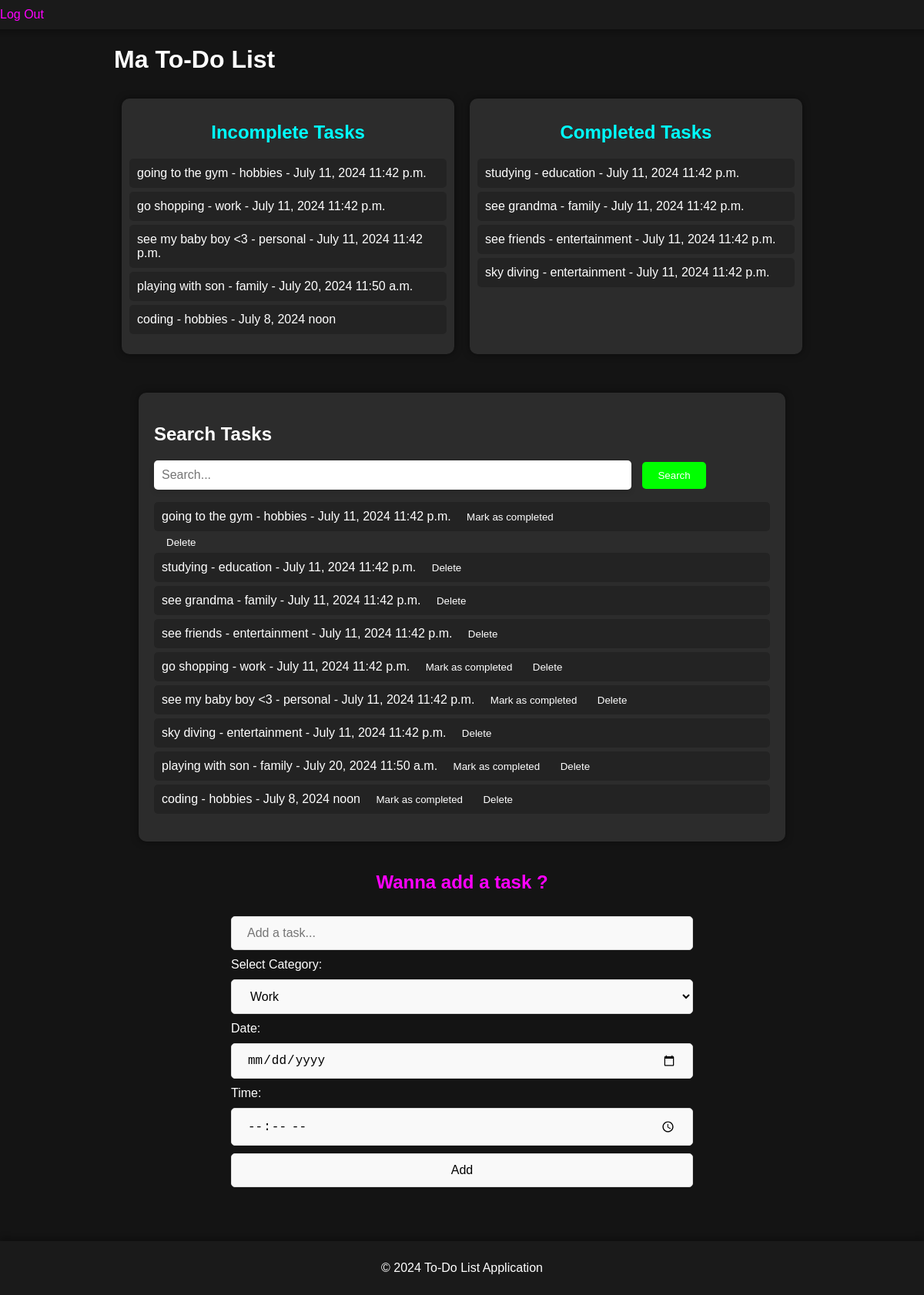
The app's page /main/ (signed in), older data.
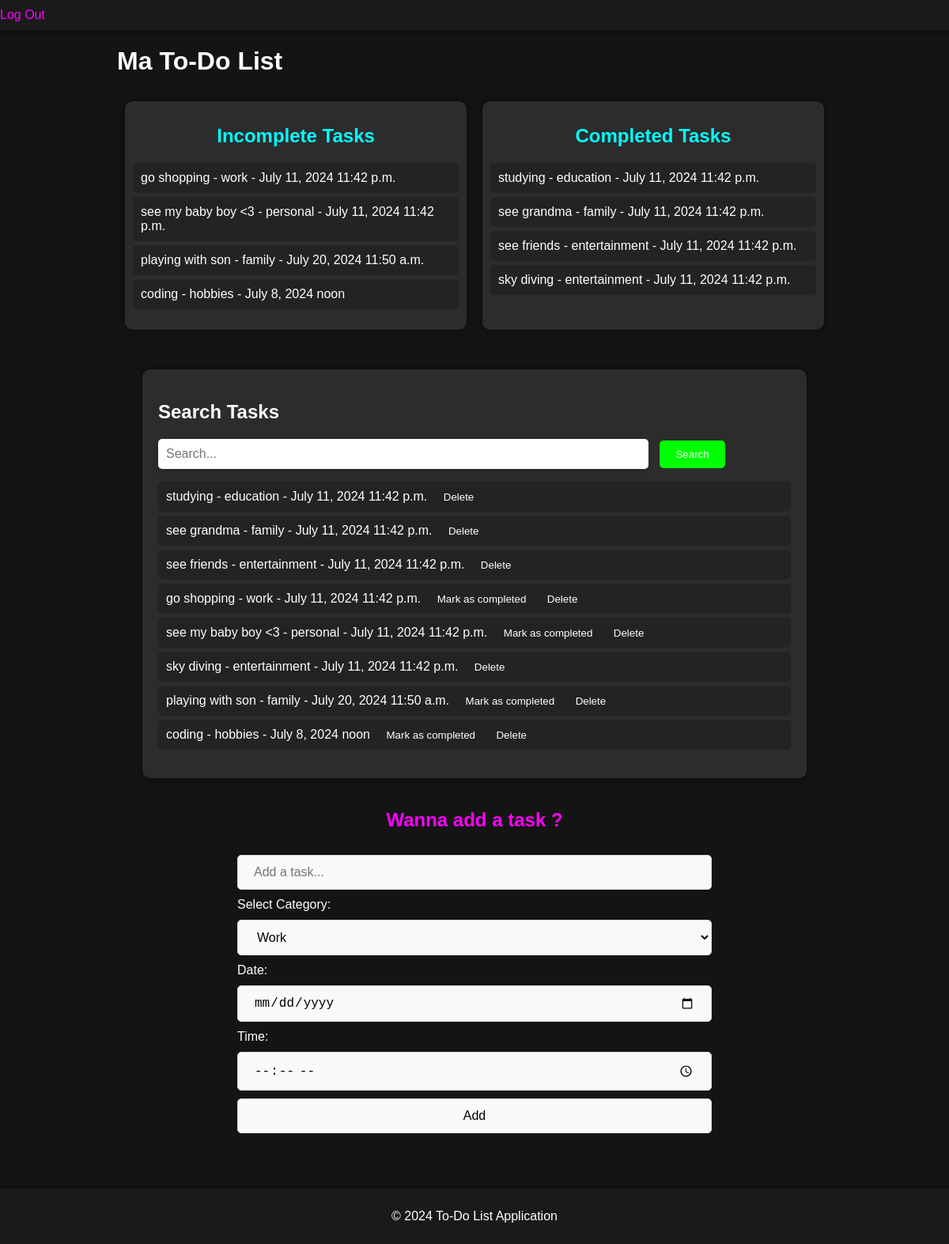
The same page, newer data.
### webapp/models.py (models this page shows, shortened)
class Task(models.Model):
    CATEGORY_CHOICES = [
        ('work', 'Work'),
        ('personal', 'Personal'),
        ('shopping', 'Shopping'),
        ('family', 'Family'),
        ('hobbies', 'Hobbies'),
        ('education', 'Education'),
        ('entertainment', 'Entertainment'),
    ]
    title = models.CharField(max_length=255)
    category = models.CharField(max_length=50, choices=CATEGORY_CHOICES, default='work')
    completed = models.BooleanField(default=False)
    created_at = models.DateTimeField(auto_now_add=True)
    date = models.DateField(default=timezone.now)
    time = models.TimeField(default=timezone.now)
    reminder_time = models.DateTimeField(null=True, blank=True)  # New field for reminder time

### webapp/views.py (the view)
# urls.py: path('main/', views.main, name='main'),
@login_required(login_url='login')
def main(request):
    tasks = Task.objects.order_by('created_at')
    incomplete_tasks = Task.objects.filter(completed=False).order_by('created_at')
    completed_tasks = Task.objects.filter(completed=True).order_by('created_at')
    return render(request, 'main.html', {'tasks': tasks, 'incomplete_tasks': incomplete_tasks, 'completed_tasks': completed_tasks})

### webapp/templates/main.html (shortened to what this page needs)
{% load static %}
<!DOCTYPE html>
<html lang="en">
<head>
    <link href='https://cdn.jsdelivr.net/npm/fullcalendar@6.0.0/lib/main.css' rel='stylesheet' />
    <link rel="stylesheet" href="{% static 'main_styles.css' %}">
</head>
<body>
    <header>
        <div class="logout-container">
            <a href="/logout" id="logout">Log Out</a>
        </div>
    </header>
    <div class="container">
        <h1>Ma To-Do List</h1>
        <div class="task-status">
            <div class="incomplete_tasks">
                <h2>Incomplete Tasks</h2>
                <ul>
                    {% for task in incomplete_tasks %}
                        <li>{{ task.title }} - {{ task.category }} - {{ task.date }} {{ task.time }}</li>
                    {% endfor %}
                </ul>
            </div>
            <div class="completed_tasks">
                <h2>Completed Tasks</h2>
                <ul>
                    {% for task in completed_tasks %}
                        <li>{{ task.title }} - {{ task.category }} - {{ task.date }} {{ task.time }}</li>
                    {% endfor %}
                </ul>
            </div>
        </div>
    </div>
    <div class="search_tasks">
        <h2>Search Tasks</h2>
        <form action="{% url 'search_tasks' %}" method="GET" class="search">
            <input type="text" name="q" id="q" placeholder="Search...">
            <button type="submit" id="search-btn">Search</button>
            <div class="task-list">
                <ul id="task-list">
                    {% for task in tasks %}
                        <li>
                            {{ task.title }} - {{ task.category }} - {{ task.date }} {{ task.time }}
                            {% if not task.completed %}
                                <form action="{% url 'complete_task' task.id %}" method="POST" style="display:inline;">
                                    <button type="submit">Mark as completed</button>
                                </form>
                            {% endif %}
                            <form action="{% url 'delete_task' task.id %}" method="POST" style="display:inline;">
                                <button type="submit">Delete</button>
                            </form>
                        </li>
                    {% endfor %}
                </ul>
            </div>
        </form>
    </div>
    <div class="content">
        <h2>Wanna add a task ?</h2>
        <div class="form-group">
            <form action="{% url 'add_task' %}" method="POST">
                <input type="text" id="task" name="title" placeholder="Add a task..." required>
                <div class="group">
                    <label for="category">Select Category:</label>
                    <select id="category" name="category" required>
                        <option value="work">Work</option>
                    </select>
                    <label for="date">Date:</label>
                    <input type="date" id="date" name="date" required>
                    <label for="time">Time:</label>
                    <input type="time" id="time" name="time">
                </div>
                <button type="submit">Add</button>
            </form>
        </div>
    </div>
    <footer>
        <p>&copy; 2024 To-Do List Application</p>
    </footer>
</body>
</html>

Row changes from the older to the newer data that the page shows:
removed Task: title "going to the gym", category "hobbies", date "July 11, 2024", time "11:42 p.m.", completed "Mark as completed"
